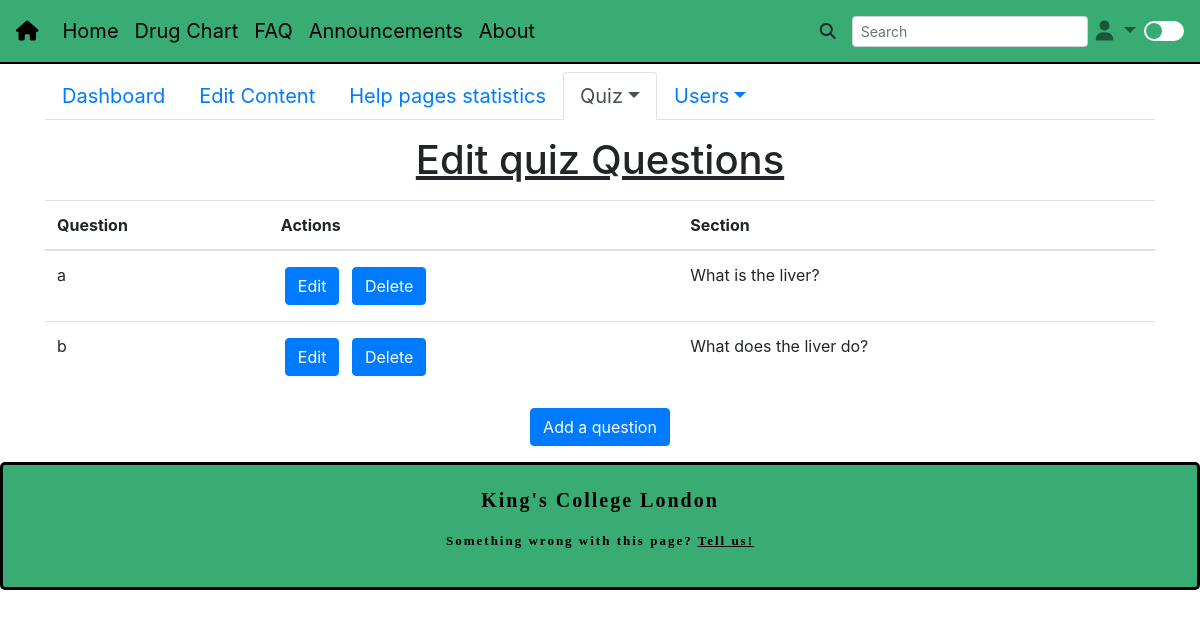
The app's page /questions (signed in) with its own data.
### models.py (models this page shows)
class Questions(db.Model):
    id = db.Column(db.Integer, primary_key=True)
    question_text = db.Column(db.String(30), nullable=False)
    answer = db.relationship("Answers", backref='question', cascade="delete")
    content_id = db.Column(db.Integer(), db.ForeignKey('content.page_id'), nullable=False)
    stat_right = db.Column(db.Integer(), default=0)
    stat_wrong = db.Column(db.Integer(), default=0)

class Content(db.Model):
    page_id = db.Column(db.Integer, primary_key=True)
    header = db.Column(db.Text, nullable=True)
    content = db.Column(db.Text, nullable=True)
    title = db.Column(db.Text, nullable=True)
    question = db.relationship("Questions", backref='content', cascade="delete")

### quiz/routes.py (the view)
@quiz.route("/questions")
@login_required
def questions():
    questions = Questions.query.all()
    titles = {
        question.content_id: Content.query.get(question.content_id).title
        for question in questions
    }
    return render_template('questions/quiz.html', questions = questions, titles=titles)

### templates/questions/quiz.html (shortened to what this page needs)
{% extends "base_templates/dashboard_page.html" %}
{% set current_page = 'quiz' %}
{% block content%}
<h1 class="my-3">Edit quiz Questions</h1>
<table class="table my-3">
  <thead>
    <tr>
      <th scope="col">Question</th>
      <th scope="col">Actions</th>
      <th scope="col">Section</th>
    </tr>
  </thead>
  <tbody>
    {% for question in questions %}
      <tr>
        <td>{{ question.question_text }}</td>
        <td>
          <a class="btn btn-primary m-1" href="{{url_for('quiz.edit_question', question_id = question.id)}}" id= "editQuestion" role="button">Edit</a>
          <a class="btn btn-primary m-1" href="{{url_for('quiz.delete_question', question_id = question.id)}}"  id= "deleteQuestion" role="button">Delete</a>
        </td>
        <td>{{ titles[question.content_id] }}</td>
      </tr>
    {% endfor %}
  </tbody>
</table>
<div class="row justify-content-center my-3">
  <a class="btn btn-primary" href="{{url_for('quiz.add_question')}}" id="addQuestion" role="button">Add a question</a>
</div>
{% endblock %}

### static/css/style.css (style rules this page uses)
h1 { text-decoration: underline; text-align: center; }

### static/css/nav-dl.css (style rules this page uses)
:root { --home-font-color: black; --staff-color: black; --font-color: black; --nav-bg-color:#39ac73; --footer-link-color: #206040; }

### records on screen
Questions: question_text "a"
Content: title "What is the liver?"
Questions: question_text "b"
Content: title "What does the liver do?"
